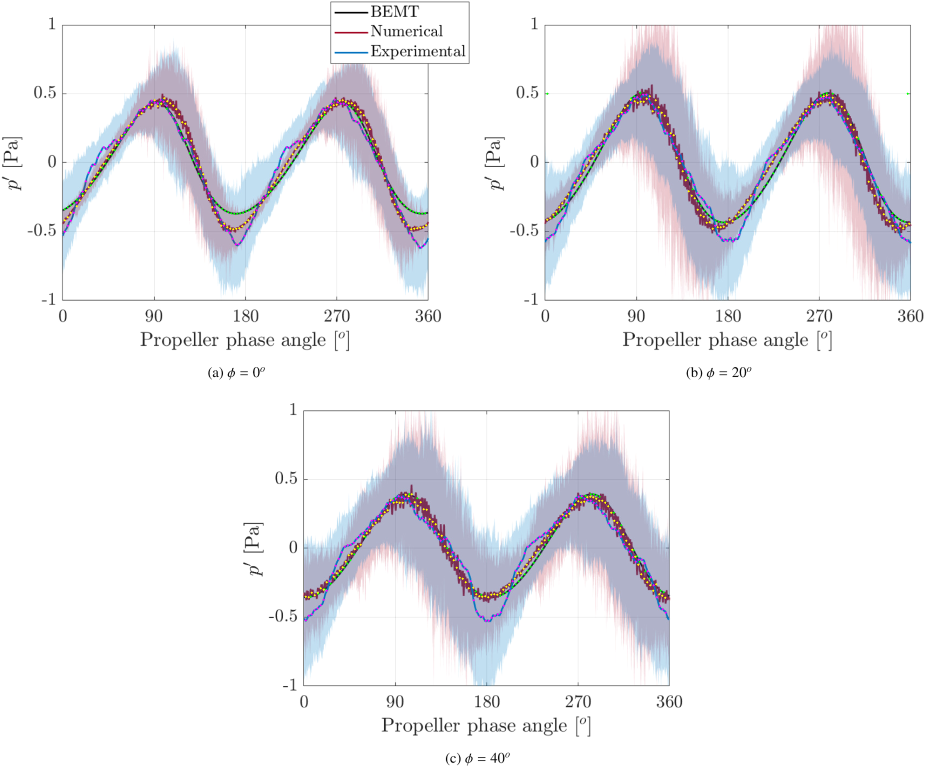
#> input picture rea-work/data/pereira/qa/pereira_fig7_overlay.png, 1850 x 1535 px, given in place of pereira_p10.png, which was not available (shown at 1/2 size)
$ python dig_pereira_fig9.py
#> lines starting #> are read from the running program, lines starting #| are printed output that depends on the picture; pictures that were not available may be replaced by others from this repository, and a replacement may not be noted
#> in main, rgb_im is the input picture: PIL image 1850x1535 RGB; mean R, G, B 239.7, 239.4, 242.8
"""Card C-01: digitize Pereira Fig. 9 (PDF p. 10).
Fixed harmonic centres + color bar-top sampling. SPL axis 50–100 dB (labelled).
"""
from __future__ import annotations
import csv
from pathlib import Path
import numpy as np
from PIL import Image, ImageDraw

ROOT = Path(__file__).resolve().parents[1]
OUT = ROOT / "pereira" / "pereira_fig9_harmonics.csv"
QA = ROOT / "pereira" / "qa"
QA.mkdir(parents=True, exist_ok=True)
IMG = ROOT / "_scratch" / "pereira_p10.png"

# Panel geometry (300 dpi). Numerical H1 centre + pitch; series offsets left-to-right.
# Panel (a) H8–H10 x overlaps panel (b) → only H1–H7 sampled for (a)/(b) upper row;
# (c) uses its own origin. Calibrated 2026-10-21 against axis rules + Fig.7 H1.
PANELS = {
    "a": dict(
        phi=0,
        num_h1=528,
        pitch=82.5,
        off={"BEMT": -18, "Numerical": 0, "Experimental": 18},
        h_max=7,  # H8+ collides with panel b
        spl_y=(300, 490, 100.0, 50.0),
        dspl_y=(510, 750, 10.0, -10.0),
        dspl_zero=632,
    ),
    "b": dict(
        phi=20,
        num_h1=1490,  # first tall Numerical bar (not legend)
        pitch=82.5,
        off={"BEMT": -18, "Numerical": 0, "Experimental": 18},
        h_max=7,
        spl_y=(300, 490, 100.0, 50.0),
        dspl_y=(510, 750, 10.0, -10.0),
        dspl_zero=632,
    ),
    "c": dict(
        phi=40,
        num_h1=927,
        pitch=82.0,
        off={"BEMT": -18, "Numerical": 0, "Experimental": 18},
        h_max=7,
        spl_y=(1090, 1274, 100.0, 50.0),
        dspl_y=(1290, 1534, 10.0, -10.0),
        dspl_zero=1363,
    ),
}


def masks(rgb):
    R, G, B = rgb[:, :, 0].astype(int), rgb[:, :, 1].astype(int), rgb[:, :, 2].astype(int)
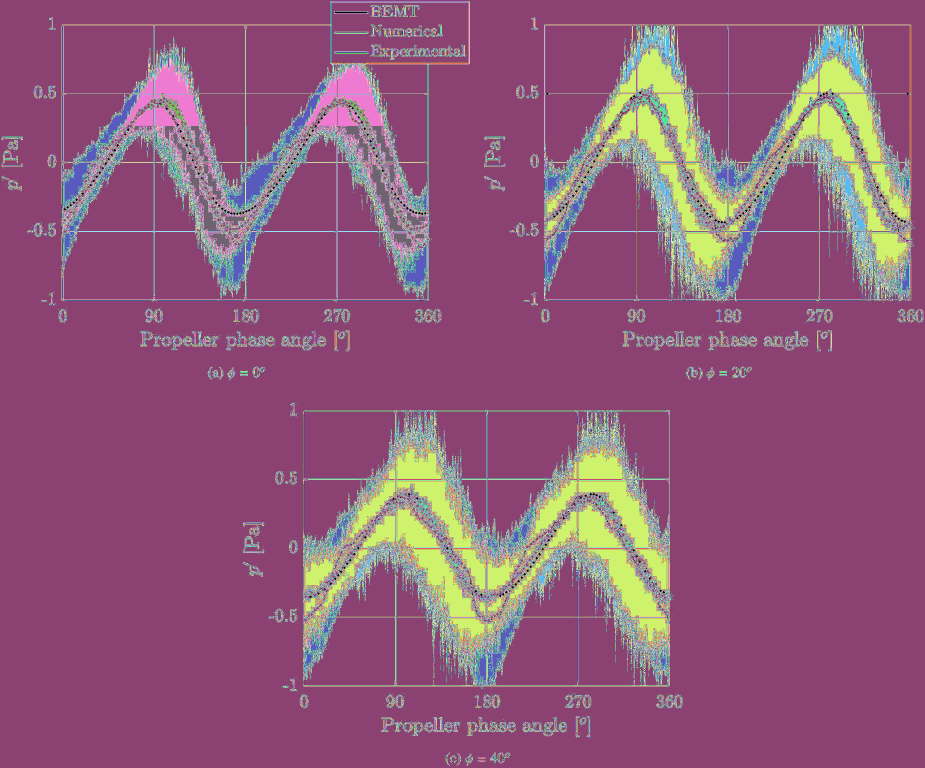
#> R: shape (1535, 1850) int64 (shown at 1/2 size); 256 distinct labels, from 0 to 255; one colour per label, 0 black
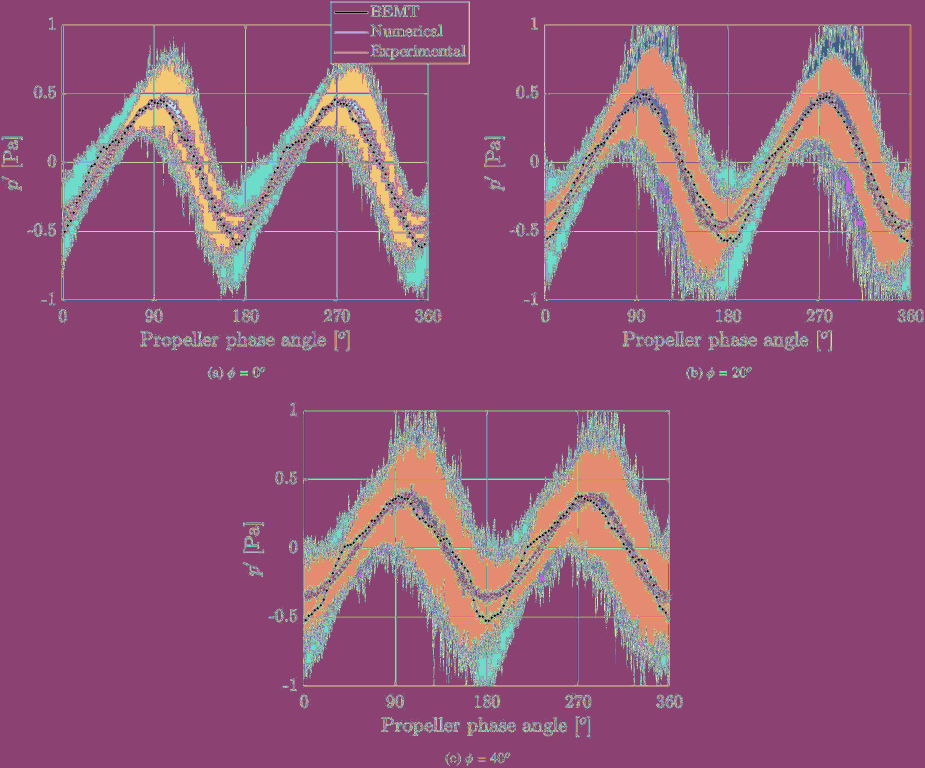
#> G: shape (1535, 1850) int64 (shown at 1/2 size); 256 distinct labels, from 0 to 255; one colour per label, 0 black
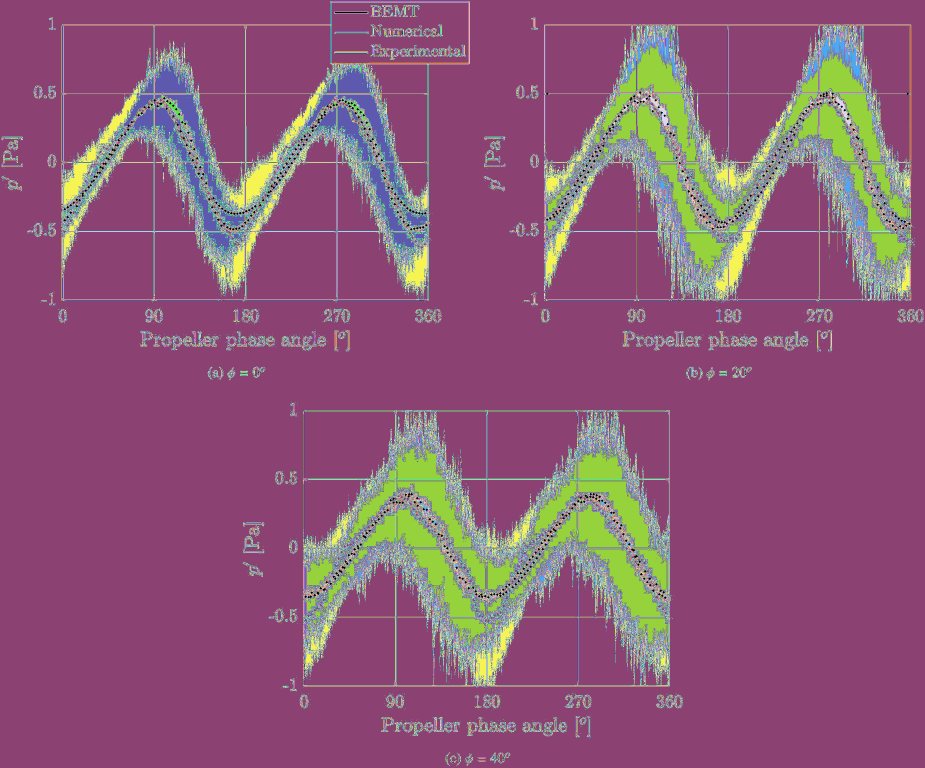
#> B: shape (1535, 1850) int64 (shown at 1/2 size); 256 distinct labels, from 0 to 255; one colour per label, 0 black
    return {
        "BEMT": (np.maximum(np.maximum(R, G), B) < 80)
        & ((np.maximum(np.maximum(R, G), B) - np.minimum(np.minimum(R, G), B)) < 40),
        "Numerical": ((R - G) > 60) & (R > 100) & ((R - B) > 20),
        "Experimental": ((B - R) > 60) & (B > 110),
    }


def y_to_val(y, y_top, y_bot, v_top, v_bot):
    return v_top + (y - y_top) / max(y_bot - y_top, 1) * (v_bot - v_top)


def sample_spl(mask, x, y_top, y_bot):
    """Bar top: uppermost mask pixel in a thin column that reaches near baseline."""
    best = None
    for dx in range(-3, 4):
        xx = x + dx
        if xx < 0 or xx >= mask.shape[1]:
            continue
        col = mask[y_top : y_bot + 1, xx]
        if col.sum() < 4:
            continue
        ys = np.where(col)[0] + y_top
        if ys.max() < y_bot - 18:
            continue
        groups = np.split(ys, np.where(np.diff(ys) > 5)[0] + 1)
        bg = [g for g in groups if g.max() >= y_bot - 22]
        if not bg:
            continue
        top = int(max(bg, key=len).min())
        if best is None or top < best:
            best = top
    return best


def sample_dspl(mask, x, y_top, y_bot, zero_y):
    best_tip, best_ext = None, -1
    for dx in range(-3, 4):
        xx = x + dx
        if xx < 0 or xx >= mask.shape[1]:
            continue
        col = mask[y_top : y_bot + 1, xx]
        if col.sum() < 2:
            continue
        ys = np.where(col)[0] + y_top
        if np.min(np.abs(ys.astype(float) - zero_y)) > 30:
            continue
        tip = int(ys[np.argmax(np.abs(ys.astype(float) - zero_y))])
        ext = abs(tip - zero_y)
        if ext > best_ext:
            best_ext, best_tip = ext, tip
    return best_tip


def probe_num_h1(mask_red, y_top, y_bot, x_lo, x_hi):
    """Find first tall red bar mid in range (= Numerical H1)."""
    x = x_lo
    while x < x_hi:
        col = mask_red[y_top : y_bot + 1, x]
        if col.sum() < 20:
            x += 1
            continue
        ys = np.where(col)[0] + y_top
        if ys.max() < y_bot - 20 or ys.min() > y_top + 80:
            x += 1
            continue
        x2 = x
        while x2 < x_hi and mask_red[y_top : y_bot + 1, x2].sum() >= 15:
            x2 += 1
        return (x + x2 - 1) // 2
    return None


def main():
    rgb_im = Image.open(IMG).convert("RGB")
    rgb = np.asarray(rgb_im)
    m = masks(rgb)
#> m = 3 items
    draw = ImageDraw.Draw(rgb_im)

    rows = []
    print("centres", {p: PANELS[p]["num_h1"] for p in PANELS})

    for pname, meta in PANELS.items():
        yt, yb, vt, vb = meta["spl_y"]
        dyt, dyb, dvt, dvb = meta["dspl_y"]
        zero = meta["dspl_zero"]
        for h in range(1, 11):
            for series in ("BEMT", "Numerical", "Experimental"):
                flag = ""
                spl = dspl = None
                if h <= meta["h_max"]:
                    x = int(round(meta["num_h1"] + (h - 1) * meta["pitch"] + meta["off"][series]))
                    top = sample_spl(m[series], x, yt, yb)
                    if top is not None:
                        spl = round(y_to_val(top, yt, yb, vt, vb), 2)
                        draw.ellipse([x - 3, top - 3, x + 3, top + 3], outline=(255, 0, 0))
                    else:
                        flag = "missing"
                    if series != "BEMT":
                        tip = sample_dspl(m[series], x, dyt, dyb, zero)
                        if tip is not None:
                            dspl = round(y_to_val(tip, dyt, dyb, dvt, dvb), 2)
                            if abs(dspl - 10) < 0.5 or abs(dspl + 10) < 0.5:
                                flag = (flag + ";clipped").strip(";")
                            draw.ellipse([x - 3, tip - 3, x + 3, tip + 3], outline=(0, 180, 0))
                        else:
                            flag = (flag + ";missing_dspl").strip(";")
                else:
                    flag = "out_of_panel"
                rows.append(
                    dict(
                        panel=pname,
                        phi_deg=meta["phi"],
                        harmonic=h,
                        series=series,
                        SPL_dB=spl,
                        dSPL_vs_BEMT_dB=dspl,
                        flag=flag,
                    )
                )
#> after the loop, rows = 90 items

    # Fill / correct dSPL from SPL−BEMT when lower chart unread or tip sign wrong
    for r in rows:
        if r["series"] == "BEMT":
            continue
        bemt = next(
            x
            for x in rows
            if x["panel"] == r["panel"] and x["harmonic"] == r["harmonic"] and x["series"] == "BEMT"
        )
        if r["SPL_dB"] is None or bemt["SPL_dB"] is None:
            continue
        from_spl = round(r["SPL_dB"] - bemt["SPL_dB"], 2)
        if r["dSPL_vs_BEMT_dB"] is None:
            r["dSPL_vs_BEMT_dB"] = from_spl
            r["flag"] = ((r.get("flag") or "") + ";dspl_from_spl").strip(";")
        elif abs(from_spl) >= 8 and r["dSPL_vs_BEMT_dB"] * from_spl < 0:
            # tip sampler picked the wrong end; prefer SPL difference and keep clipped if |from_spl|≥9.5
            r["dSPL_vs_BEMT_dB"] = 10.0 if from_spl > 0 else -10.0
            r["flag"] = ((r.get("flag") or "") + ";clipped;dspl_sign_fixed").strip(";")
#> this loop made 90 passes


    for r in rows:
        if r["series"] == "BEMT" or "clipped" in (r.get("flag") or "") or "dspl_from_spl" in (r.get("flag") or ""):
            continue
        bemt = next(
            x
            for x in rows
            if x["panel"] == r["panel"] and x["harmonic"] == r["harmonic"] and x["series"] == "BEMT"
        )
        if None in (r["SPL_dB"], bemt["SPL_dB"], r["dSPL_vs_BEMT_dB"]):
            continue
        if abs((r["SPL_dB"] - bemt["SPL_dB"]) - r["dSPL_vs_BEMT_dB"]) > 1.0:
            r["flag"] = ((r.get("flag") or "") + ";consistency_gt_1dB").strip(";")

    fig7_peak = 20 * np.log10(0.458 / 20e-6)
    fig7_rms = fig7_peak - 3.01
    h1 = next(r for r in rows if r["panel"] == "a" and r["harmonic"] == 1 and r["series"] == "Experimental")
#> h1 = 7 items
    ref = "peak" if abs((h1["SPL_dB"] or 99) - fig7_peak) <= abs((h1["SPL_dB"] or 99) - fig7_rms) else "rms"
#> ref = 'peak'
    qa = QA / "pereira_fig9_overlay.png"
    rgb_im.save(qa)
    with OUT.open("w", newline="", encoding="utf-8") as f:
        f.write(
            "# Source: Pereira et al. Aerosp. Sci. Technol. 177 (2026) 112963, Fig. 9, PDF p. 10 (printed p. 10)\n"
        )
        f.write(
            "# Method: pass A, 300 dpi, fixed harmonic centres + color bar-top; SPL 50-100 dB; panels a/b H1-H7 only (H8-10 out_of_panel)\n"
        )
        f.write(
            "# Uncertainty: ~1 dB; clipped DeltaSPL flagged; dspl_from_spl = SPL-BEMT when lower chart unread\n"
        )
        f.write("# Digitized 2026-10-21 by agent; script data/digitizers/dig_pereira_fig9.py\n")
        f.write(
            f"# Conventions: SPL peak; Fig.7 H1 phi=0 Exp 0.458 Pa = {fig7_peak:.2f} peak / {fig7_rms:.2f} rms; "
            f"bar H1 Exp={h1['SPL_dB']} matches {ref}\n"
        )
        w = csv.DictWriter(
            f, fieldnames=["panel", "phi_deg", "harmonic", "series", "SPL_dB", "dSPL_vs_BEMT_dB", "flag"]
        )
        w.writeheader()
        for r in rows:
            w.writerow({k: ("" if r.get(k) is None else r[k]) for k in w.fieldnames})
    n_ok = sum(1 for r in rows if r["SPL_dB"] is not None)
#> n_ok = 0
    print("wrote", OUT, "H1exp", h1["SPL_dB"], "ref", ref, "SPL_ok", n_ok)
#| wrote rea-work/data/pereira/pereira_fig9_harmonics.csv H1exp None ref peak SPL_ok 0
    for r in rows:
        if r["panel"] == "a" and r["harmonic"] <= 3:
            print(r)


if __name__ == "__main__":
    main()

$ run again, on rea-work/data/pereira/qa/pereira_fig8_overlay.png
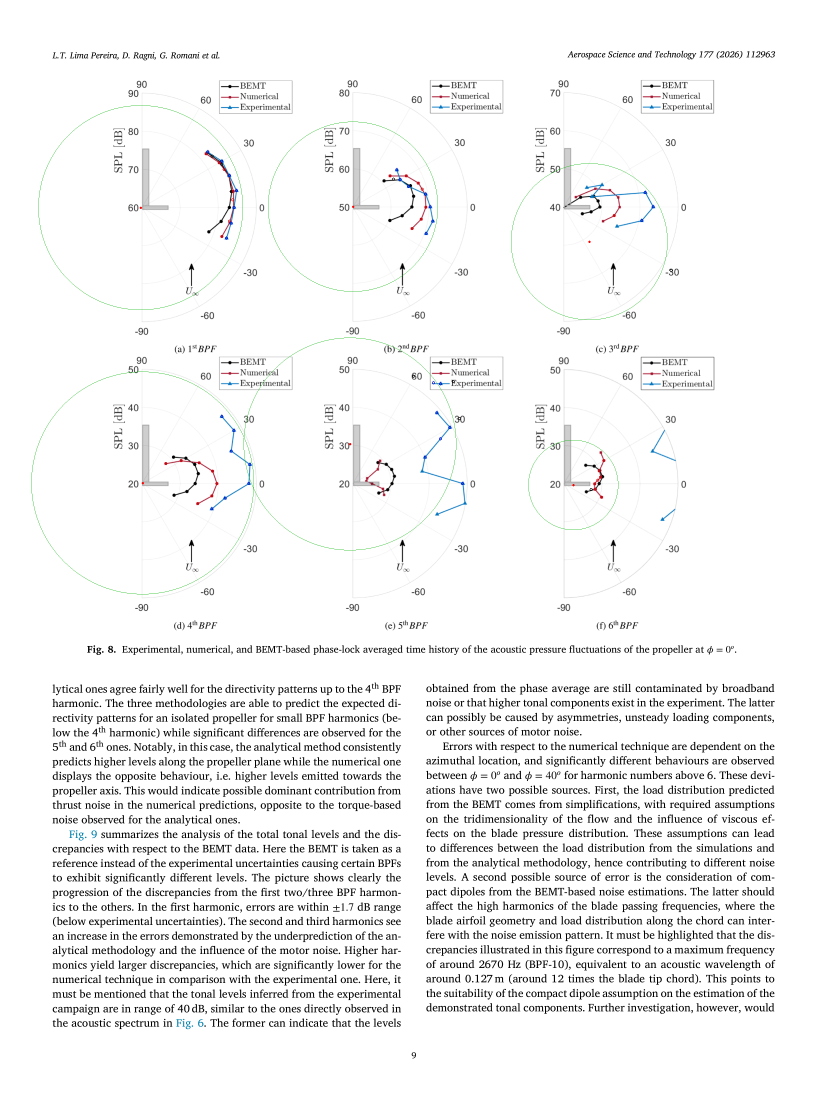
#> input picture rea-work/data/pereira/qa/pereira_fig8_overlay.png, 2481 x 3308 px, given in place of pereira_p10.png, which was not available (shown at 1/3 size)
#> in main, rgb_im is the input picture: PIL image 2481x3308 RGB; mean R, G, B 243, 243.2, 243.2
#> in masks, `R, G, B = rgb[:, :, 0].astype(int), rgb[:, :, 1].astype(int), rgb[:, :..`:
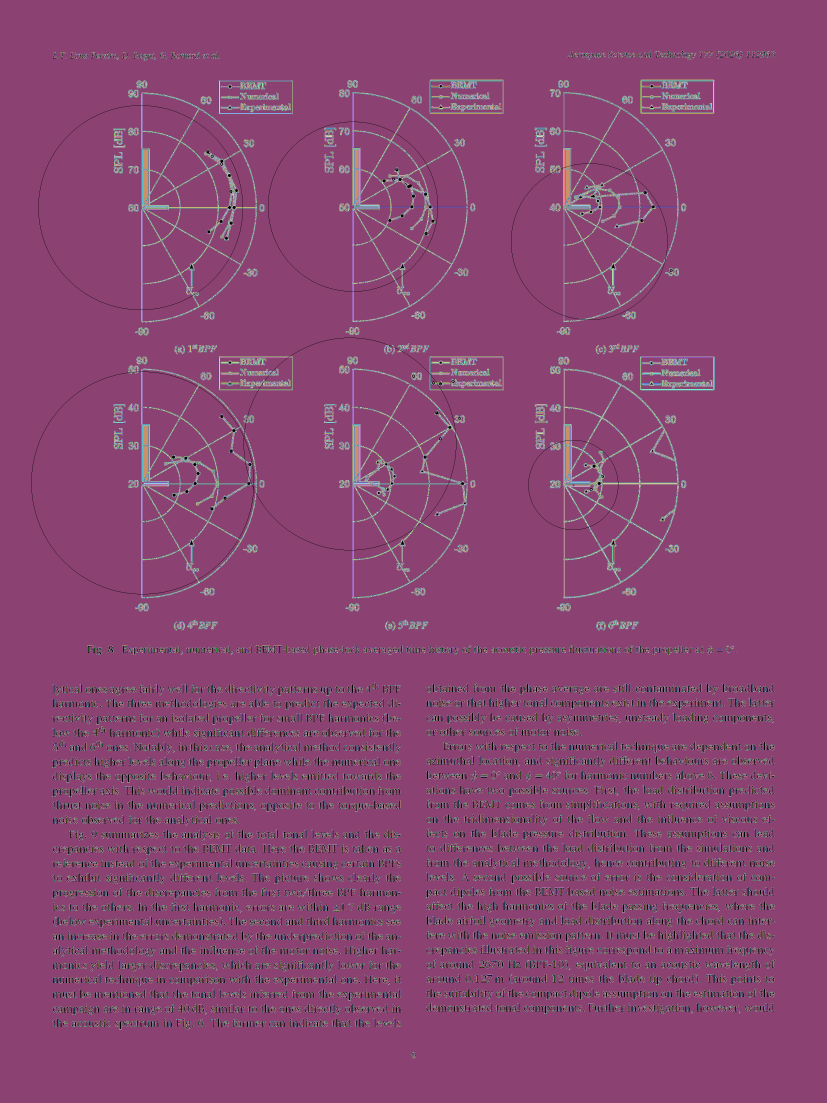
#> R: shape (3308, 2481) int64 (shown at 1/3 size); 256 distinct labels, from 0 to 255; one colour per label, 0 black
#> G: shape (3308, 2481) int64; 256 distinct labels, from 0 to 255
#> B: shape (3308, 2481) int64; 256 distinct labels, from 0 to 255
#> m = 3 items
#> after the loop in main, `for pname, meta in PANELS.items():`: rows = 90 items
#> the loop in main, `for r in rows:` made 90 passes
#> h1 = 7 items
#> ref = 'peak'
#> n_ok = 1
#| wrote rea-work/data/pereira/pereira_fig9_harmonics.csv H1exp None ref peak SPL_ok 1
